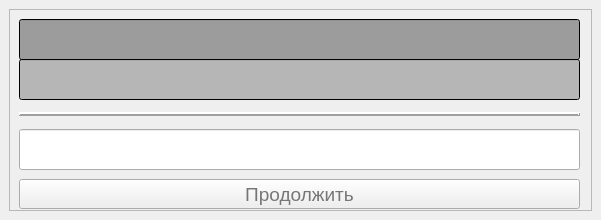
<?xml version="1.0" encoding="UTF-8"?>
<ui version="4.0">
 <class>MainWindow</class>
 <widget class="QMainWindow" name="MainWindow">
  <property name="geometry">
   <rect>
    <x>0</x>
    <y>0</y>
    <width>601</width>
    <height>220</height>
   </rect>
  </property>
  <property name="windowTitle">
   <string>MainWindow</string>
  </property>
  <widget class="QWidget" name="centralwidget">
   <layout class="QVBoxLayout" name="verticalLayout">
    <item>
     <widget class="QFrame" name="frame">
      <property name="frameShape">
       <enum>QFrame::StyledPanel</enum>
      </property>
      <property name="frameShadow">
       <enum>QFrame::Raised</enum>
      </property>
      <widget class="QLineEdit" name="author1_line">
       <property name="enabled">
        <bool>true</bool>
       </property>
       <property name="geometry">
        <rect>
         <x>10</x>
         <y>10</y>
         <width>561</width>
         <height>41</height>
        </rect>
       </property>
       <property name="palette">
        <palette>
         <active>
          <colorrole role="Button">
           <brush brushstyle="SolidPattern">
            <color alpha="255">
             <red>0</red>
             <green>0</green>
             <blue>0</blue>
            </color>
           </brush>
          </colorrole>
          <colorrole role="Light">
           <brush brushstyle="SolidPattern">
            <color alpha="255">
             <red>0</red>
             <green>0</green>
             <blue>0</blue>
            </color>
           </brush>
          </colorrole>
          <colorrole role="Midlight">
           <brush brushstyle="SolidPattern">
            <color alpha="255">
             <red>0</red>
             <green>0</green>
             <blue>0</blue>
            </color>
           </brush>
          </colorrole>
          <colorrole role="Text">
           <brush brushstyle="SolidPattern">
            <color alpha="255">
             <red>255</red>
             <green>255</green>
             <blue>255</blue>
            </color>
           </brush>
          </colorrole>
          <colorrole role="BrightText">
           <brush brushstyle="SolidPattern">
            <color alpha="255">
             <red>0</red>
             <green>0</green>
             <blue>0</blue>
            </color>
           </brush>
          </colorrole>
          <colorrole role="Base">
           <brush brushstyle="SolidPattern">
            <color alpha="255">
             <red>156</red>
             <green>156</green>
             <blue>156</blue>
            </color>
           </brush>
          </colorrole>
          <colorrole role="Window">
           <brush brushstyle="SolidPattern">
            <color alpha="255">
             <red>0</red>
             <green>0</green>
             <blue>0</blue>
            </color>
           </brush>
          </colorrole>
          <colorrole role="Shadow">
           <brush brushstyle="SolidPattern">
            <color alpha="255">
             <red>80</red>
             <green>80</green>
             <blue>80</blue>
            </color>
           </brush>
          </colorrole>
          <colorrole role="HighlightedText">
           <brush brushstyle="SolidPattern">
            <color alpha="255">
             <red>89</red>
             <green>0</green>
             <blue>26</blue>
            </color>
           </brush>
          </colorrole>
          <colorrole role="AlternateBase">
           <brush brushstyle="SolidPattern">
            <color alpha="255">
             <red>0</red>
             <green>0</green>
             <blue>0</blue>
            </color>
           </brush>
          </colorrole>
          <colorrole role="NoRole">
           <brush brushstyle="SolidPattern">
            <color alpha="255">
             <red>0</red>
             <green>0</green>
             <blue>0</blue>
            </color>
           </brush>
          </colorrole>
          <colorrole role="ToolTipBase">
           <brush brushstyle="SolidPattern">
            <color alpha="255">
             <red>0</red>
             <green>0</green>
             <blue>0</blue>
            </color>
           </brush>
          </colorrole>
          <colorrole role="ToolTipText">
           <brush brushstyle="SolidPattern">
            <color alpha="255">
             <red>0</red>
             <green>0</green>
             <blue>0</blue>
            </color>
           </brush>
          </colorrole>
         </active>
         <inactive>
          <colorrole role="Button">
           <brush brushstyle="SolidPattern">
            <color alpha="255">
             <red>0</red>
             <green>0</green>
             <blue>0</blue>
            </color>
           </brush>
          </colorrole>
          <colorrole role="Light">
           <brush brushstyle="SolidPattern">
            <color alpha="255">
             <red>0</red>
             <green>0</green>
             <blue>0</blue>
            </color>
           </brush>
          </colorrole>
          <colorrole role="Midlight">
           <brush brushstyle="SolidPattern">
            <color alpha="255">
             <red>0</red>
             <green>0</green>
             <blue>0</blue>
            </color>
           </brush>
          </colorrole>
          <colorrole role="Text">
           <brush brushstyle="SolidPattern">
            <color alpha="255">
             <red>255</red>
             <green>255</green>
             <blue>255</blue>
            </color>
           </brush>
          </colorrole>
          <colorrole role="BrightText">
           <brush brushstyle="SolidPattern">
            <color alpha="255">
             <red>0</red>
             <green>0</green>
             <blue>0</blue>
            </color>
           </brush>
          </colorrole>
          <colorrole role="Base">
           <brush brushstyle="SolidPattern">
            <color alpha="255">
             <red>156</red>
             <green>156</green>
             <blue>156</blue>
            </color>
           </brush>
          </colorrole>
          <colorrole role="Window">
           <brush brushstyle="SolidPattern">
            <color alpha="255">
             <red>0</red>
             <green>0</green>
             <blue>0</blue>
            </color>
           </brush>
          </colorrole>
          <colorrole role="Shadow">
           <brush brushstyle="SolidPattern">
            <color alpha="255">
             <red>80</red>
             <green>80</green>
             <blue>80</blue>
            </color>
           </brush>
          </colorrole>
          <colorrole role="HighlightedText">
           <brush brushstyle="SolidPattern">
            <color alpha="255">
             <red>89</red>
             <green>0</green>
             <blue>26</blue>
            </color>
           </brush>
          </colorrole>
          <colorrole role="AlternateBase">
           <brush brushstyle="SolidPattern">
            <color alpha="255">
             <red>0</red>
             <green>0</green>
             <blue>0</blue>
            </color>
           </brush>
          </colorrole>
          <colorrole role="NoRole">
           <brush brushstyle="SolidPattern">
            <color alpha="255">
             <red>0</red>
             <green>0</green>
             <blue>0</blue>
            </color>
           </brush>
          </colorrole>
          <colorrole role="ToolTipBase">
           <brush brushstyle="SolidPattern">
            <color alpha="255">
             <red>0</red>
             <green>0</green>
             <blue>0</blue>
            </color>
           </brush>
          </colorrole>
          <colorrole role="ToolTipText">
           <brush brushstyle="SolidPattern">
            <color alpha="255">
             <red>0</red>
             <green>0</green>
             <blue>0</blue>
            </color>
           </brush>
          </colorrole>
         </inactive>
         <disabled>
          <colorrole role="Button">
           <brush brushstyle="SolidPattern">
            <color alpha="255">
             <red>0</red>
             <green>0</green>
             <blue>0</blue>
            </color>
           </brush>
          </colorrole>
          <colorrole role="Light">
           <brush brushstyle="SolidPattern">
            <color alpha="255">
             <red>0</red>
             <green>0</green>
             <blue>0</blue>
            </color>
           </brush>
          </colorrole>
          <colorrole role="Midlight">
           <brush brushstyle="SolidPattern">
            <color alpha="255">
             <red>0</red>
             <green>0</green>
             <blue>0</blue>
            </color>
           </brush>
          </colorrole>
          <colorrole role="Text">
           <brush brushstyle="SolidPattern">
            <color alpha="255">
             <red>120</red>
             <green>120</green>
             <blue>120</blue>
            </color>
           </brush>
          </colorrole>
          <colorrole role="BrightText">
           <brush brushstyle="SolidPattern">
            <color alpha="255">
             <red>0</red>
             <green>0</green>
             <blue>0</blue>
            </color>
           </brush>
          </colorrole>
          <colorrole role="Base">
           <brush brushstyle="SolidPattern">
            <color alpha="255">
             <red>0</red>
             <green>0</green>
             <blue>0</blue>
            </color>
           </brush>
          </colorrole>
          <colorrole role="Window">
           <brush brushstyle="SolidPattern">
            <color alpha="255">
             <red>0</red>
             <green>0</green>
             <blue>0</blue>
            </color>
           </brush>
          </colorrole>
          <colorrole role="Shadow">
           <brush brushstyle="SolidPattern">
            <color alpha="255">
             <red>80</red>
             <green>80</green>
             <blue>80</blue>
            </color>
           </brush>
          </colorrole>
          <colorrole role="HighlightedText">
           <brush brushstyle="SolidPattern">
            <color alpha="255">
             <red>89</red>
             <green>0</green>
             <blue>26</blue>
            </color>
           </brush>
          </colorrole>
          <colorrole role="AlternateBase">
           <brush brushstyle="SolidPattern">
            <color alpha="255">
             <red>0</red>
             <green>0</green>
             <blue>0</blue>
            </color>
           </brush>
          </colorrole>
          <colorrole role="NoRole">
           <brush brushstyle="SolidPattern">
            <color alpha="255">
             <red>0</red>
             <green>0</green>
             <blue>0</blue>
            </color>
           </brush>
          </colorrole>
          <colorrole role="ToolTipBase">
           <brush brushstyle="SolidPattern">
            <color alpha="255">
             <red>0</red>
             <green>0</green>
             <blue>0</blue>
            </color>
           </brush>
          </colorrole>
          <colorrole role="ToolTipText">
           <brush brushstyle="SolidPattern">
            <color alpha="255">
             <red>0</red>
             <green>0</green>
             <blue>0</blue>
            </color>
           </brush>
          </colorrole>
         </disabled>
        </palette>
       </property>
       <property name="font">
        <font>
         <family>MS Sans Serif</family>
         <pointsize>18</pointsize>
         <weight>50</weight>
         <bold>false</bold>
        </font>
       </property>
       <property name="whatsThis">
        <string/>
       </property>
       <property name="inputMethodHints">
        <set>Qt::ImhNone</set>
       </property>
       <property name="text">
        <string/>
       </property>
       <property name="frame">
        <bool>true</bool>
       </property>
       <property name="dragEnabled">
        <bool>false</bool>
       </property>
       <property name="readOnly">
        <bool>true</bool>
       </property>
       <property name="clearButtonEnabled">
        <bool>false</bool>
       </property>
      </widget>
      <widget class="QLineEdit" name="author2_line">
       <property name="enabled">
        <bool>true</bool>
       </property>
       <property name="geometry">
        <rect>
         <x>10</x>
         <y>50</y>
         <width>561</width>
         <height>41</height>
        </rect>
       </property>
       <property name="palette">
        <palette>
         <active>
          <colorrole role="Button">
           <brush brushstyle="SolidPattern">
            <color alpha="255">
             <red>0</red>
             <green>0</green>
             <blue>0</blue>
            </color>
           </brush>
          </colorrole>
          <colorrole role="Light">
           <brush brushstyle="SolidPattern">
            <color alpha="255">
             <red>0</red>
             <green>0</green>
             <blue>0</blue>
            </color>
           </brush>
          </colorrole>
          <colorrole role="Midlight">
           <brush brushstyle="SolidPattern">
            <color alpha="255">
             <red>0</red>
             <green>0</green>
             <blue>0</blue>
            </color>
           </brush>
          </colorrole>
          <colorrole role="Text">
           <brush brushstyle="SolidPattern">
            <color alpha="255">
             <red>255</red>
             <green>255</green>
             <blue>255</blue>
            </color>
           </brush>
          </colorrole>
          <colorrole role="BrightText">
           <brush brushstyle="SolidPattern">
            <color alpha="255">
             <red>0</red>
             <green>0</green>
             <blue>0</blue>
            </color>
           </brush>
          </colorrole>
          <colorrole role="Base">
           <brush brushstyle="SolidPattern">
            <color alpha="255">
             <red>182</red>
             <green>182</green>
             <blue>182</blue>
            </color>
           </brush>
          </colorrole>
          <colorrole role="Window">
           <brush brushstyle="SolidPattern">
            <color alpha="255">
             <red>0</red>
             <green>0</green>
             <blue>0</blue>
            </color>
           </brush>
          </colorrole>
          <colorrole role="Shadow">
           <brush brushstyle="SolidPattern">
            <color alpha="255">
             <red>80</red>
             <green>80</green>
             <blue>80</blue>
            </color>
           </brush>
          </colorrole>
          <colorrole role="HighlightedText">
           <brush brushstyle="SolidPattern">
            <color alpha="255">
             <red>89</red>
             <green>0</green>
             <blue>26</blue>
            </color>
           </brush>
          </colorrole>
          <colorrole role="AlternateBase">
           <brush brushstyle="SolidPattern">
            <color alpha="255">
             <red>0</red>
             <green>0</green>
             <blue>0</blue>
            </color>
           </brush>
          </colorrole>
          <colorrole role="NoRole">
           <brush brushstyle="SolidPattern">
            <color alpha="255">
             <red>0</red>
             <green>0</green>
             <blue>0</blue>
            </color>
           </brush>
          </colorrole>
          <colorrole role="ToolTipBase">
           <brush brushstyle="SolidPattern">
            <color alpha="255">
             <red>0</red>
             <green>0</green>
             <blue>0</blue>
            </color>
           </brush>
          </colorrole>
          <colorrole role="ToolTipText">
           <brush brushstyle="SolidPattern">
            <color alpha="255">
             <red>0</red>
             <green>0</green>
             <blue>0</blue>
            </color>
           </brush>
          </colorrole>
         </active>
         <inactive>
          <colorrole role="Button">
           <brush brushstyle="SolidPattern">
            <color alpha="255">
             <red>0</red>
             <green>0</green>
             <blue>0</blue>
            </color>
           </brush>
          </colorrole>
          <colorrole role="Light">
           <brush brushstyle="SolidPattern">
            <color alpha="255">
             <red>0</red>
             <green>0</green>
             <blue>0</blue>
            </color>
           </brush>
          </colorrole>
          <colorrole role="Midlight">
           <brush brushstyle="SolidPattern">
            <color alpha="255">
             <red>0</red>
             <green>0</green>
             <blue>0</blue>
            </color>
           </brush>
          </colorrole>
          <colorrole role="Text">
           <brush brushstyle="SolidPattern">
            <color alpha="255">
             <red>255</red>
             <green>255</green>
             <blue>255</blue>
            </color>
           </brush>
          </colorrole>
          <colorrole role="BrightText">
           <brush brushstyle="SolidPattern">
            <color alpha="255">
             <red>0</red>
             <green>0</green>
             <blue>0</blue>
            </color>
           </brush>
          </colorrole>
          <colorrole role="Base">
           <brush brushstyle="SolidPattern">
            <color alpha="255">
             <red>182</red>
             <green>182</green>
             <blue>182</blue>
            </color>
           </brush>
          </colorrole>
          <colorrole role="Window">
           <brush brushstyle="SolidPattern">
            <color alpha="255">
             <red>0</red>
             <green>0</green>
             <blue>0</blue>
            </color>
           </brush>
          </colorrole>
          <colorrole role="Shadow">
           <brush brushstyle="SolidPattern">
            <color alpha="255">
             <red>80</red>
             <green>80</green>
             <blue>80</blue>
            </color>
           </brush>
          </colorrole>
          <colorrole role="HighlightedText">
           <brush brushstyle="SolidPattern">
            <color alpha="255">
             <red>89</red>
             <green>0</green>
             <blue>26</blue>
            </color>
           </brush>
          </colorrole>
          <colorrole role="AlternateBase">
           <brush brushstyle="SolidPattern">
            <color alpha="255">
             <red>0</red>
             <green>0</green>
             <blue>0</blue>
            </color>
           </brush>
          </colorrole>
          <colorrole role="NoRole">
           <brush brushstyle="SolidPattern">
            <color alpha="255">
             <red>0</red>
             <green>0</green>
             <blue>0</blue>
            </color>
           </brush>
          </colorrole>
          <colorrole role="ToolTipBase">
           <brush brushstyle="SolidPattern">
            <color alpha="255">
             <red>0</red>
             <green>0</green>
             <blue>0</blue>
            </color>
           </brush>
          </colorrole>
          <colorrole role="ToolTipText">
           <brush brushstyle="SolidPattern">
            <color alpha="255">
             <red>0</red>
             <green>0</green>
             <blue>0</blue>
            </color>
           </brush>
          </colorrole>
         </inactive>
         <disabled>
          <colorrole role="Button">
           <brush brushstyle="SolidPattern">
            <color alpha="255">
             <red>0</red>
             <green>0</green>
             <blue>0</blue>
            </color>
           </brush>
          </colorrole>
          <colorrole role="Light">
           <brush brushstyle="SolidPattern">
            <color alpha="255">
             <red>0</red>
             <green>0</green>
             <blue>0</blue>
            </color>
           </brush>
          </colorrole>
          <colorrole role="Midlight">
           <brush brushstyle="SolidPattern">
            <color alpha="255">
             <red>0</red>
             <green>0</green>
             <blue>0</blue>
            </color>
           </brush>
          </colorrole>
          <colorrole role="Text">
           <brush brushstyle="SolidPattern">
            <color alpha="255">
             <red>120</red>
             <green>120</green>
             <blue>120</blue>
            </color>
           </brush>
          </colorrole>
          <colorrole role="BrightText">
           <brush brushstyle="SolidPattern">
            <color alpha="255">
             <red>0</red>
             <green>0</green>
             <blue>0</blue>
            </color>
           </brush>
          </colorrole>
          <colorrole role="Base">
           <brush brushstyle="SolidPattern">
            <color alpha="255">
             <red>0</red>
             <green>0</green>
             <blue>0</blue>
            </color>
           </brush>
          </colorrole>
          <colorrole role="Window">
           <brush brushstyle="SolidPattern">
            <color alpha="255">
             <red>0</red>
             <green>0</green>
             <blue>0</blue>
            </color>
           </brush>
          </colorrole>
          <colorrole role="Shadow">
           <brush brushstyle="SolidPattern">
            <color alpha="255">
             <red>80</red>
             <green>80</green>
             <blue>80</blue>
            </color>
           </brush>
          </colorrole>
          <colorrole role="HighlightedText">
           <brush brushstyle="SolidPattern">
            <color alpha="255">
             <red>89</red>
             <green>0</green>
             <blue>26</blue>
            </color>
           </brush>
          </colorrole>
          <colorrole role="AlternateBase">
           <brush brushstyle="SolidPattern">
            <color alpha="255">
             <red>0</red>
             <green>0</green>
             <blue>0</blue>
            </color>
           </brush>
          </colorrole>
          <colorrole role="NoRole">
           <brush brushstyle="SolidPattern">
            <color alpha="255">
             <red>0</red>
             <green>0</green>
             <blue>0</blue>
            </color>
           </brush>
          </colorrole>
          <colorrole role="ToolTipBase">
           <brush brushstyle="SolidPattern">
            <color alpha="255">
             <red>0</red>
             <green>0</green>
             <blue>0</blue>
            </color>
           </brush>
          </colorrole>
          <colorrole role="ToolTipText">
           <brush brushstyle="SolidPattern">
            <color alpha="255">
             <red>0</red>
             <green>0</green>
             <blue>0</blue>
            </color>
           </brush>
          </colorrole>
         </disabled>
        </palette>
       </property>
       <property name="font">
        <font>
         <family>MS Sans Serif</family>
         <pointsize>18</pointsize>
         <weight>50</weight>
         <bold>false</bold>
        </font>
       </property>
       <property name="whatsThis">
        <string/>
       </property>
       <property name="autoFillBackground">
        <bool>false</bool>
       </property>
       <property name="inputMethodHints">
        <set>Qt::ImhNone</set>
       </property>
       <property name="text">
        <string/>
       </property>
       <property name="frame">
        <bool>true</bool>
       </property>
       <property name="dragEnabled">
        <bool>false</bool>
       </property>
       <property name="readOnly">
        <bool>true</bool>
       </property>
       <property name="clearButtonEnabled">
        <bool>false</bool>
       </property>
      </widget>
      <widget class="QLineEdit" name="player_line">
       <property name="enabled">
        <bool>true</bool>
       </property>
       <property name="geometry">
        <rect>
         <x>10</x>
         <y>120</y>
         <width>561</width>
         <height>41</height>
        </rect>
       </property>
       <property name="font">
        <font>
         <family>MS Sans Serif</family>
         <pointsize>15</pointsize>
         <weight>50</weight>
         <bold>false</bold>
        </font>
       </property>
       <property name="whatsThis">
        <string/>
       </property>
       <property name="autoFillBackground">
        <bool>false</bool>
       </property>
       <property name="inputMethodHints">
        <set>Qt::ImhNone</set>
       </property>
       <property name="text">
        <string/>
       </property>
       <property name="frame">
        <bool>true</bool>
       </property>
       <property name="dragEnabled">
        <bool>false</bool>
       </property>
       <property name="readOnly">
        <bool>false</bool>
       </property>
       <property name="placeholderText">
        <string/>
       </property>
       <property name="clearButtonEnabled">
        <bool>false</bool>
       </property>
      </widget>
      <widget class="QPushButton" name="continue_btn">
       <property name="enabled">
        <bool>true</bool>
       </property>
       <property name="geometry">
        <rect>
         <x>10</x>
         <y>170</y>
         <width>561</width>
         <height>30</height>
        </rect>
       </property>
       <property name="palette">
        <palette>
         <active>
          <colorrole role="WindowText">
           <brush brushstyle="SolidPattern">
            <color alpha="255">
             <red>0</red>
             <green>0</green>
             <blue>0</blue>
            </color>
           </brush>
          </colorrole>
          <colorrole role="Text">
           <brush brushstyle="SolidPattern">
            <color alpha="255">
             <red>0</red>
             <green>0</green>
             <blue>0</blue>
            </color>
           </brush>
          </colorrole>
          <colorrole role="ButtonText">
           <brush brushstyle="SolidPattern">
            <color alpha="255">
             <red>118</red>
             <green>118</green>
             <blue>118</blue>
            </color>
           </brush>
          </colorrole>
         </active>
         <inactive>
          <colorrole role="WindowText">
           <brush brushstyle="SolidPattern">
            <color alpha="255">
             <red>0</red>
             <green>0</green>
             <blue>0</blue>
            </color>
           </brush>
          </colorrole>
          <colorrole role="Text">
           <brush brushstyle="SolidPattern">
            <color alpha="255">
             <red>0</red>
             <green>0</green>
             <blue>0</blue>
            </color>
           </brush>
          </colorrole>
          <colorrole role="ButtonText">
           <brush brushstyle="SolidPattern">
            <color alpha="255">
             <red>118</red>
             <green>118</green>
             <blue>118</blue>
            </color>
           </brush>
          </colorrole>
         </inactive>
         <disabled>
          <colorrole role="WindowText">
           <brush brushstyle="SolidPattern">
            <color alpha="255">
             <red>120</red>
             <green>120</green>
             <blue>120</blue>
            </color>
           </brush>
          </colorrole>
          <colorrole role="Text">
           <brush brushstyle="SolidPattern">
            <color alpha="255">
             <red>120</red>
             <green>120</green>
             <blue>120</blue>
            </color>
           </brush>
          </colorrole>
          <colorrole role="ButtonText">
           <brush brushstyle="SolidPattern">
            <color alpha="255">
             <red>120</red>
             <green>120</green>
             <blue>120</blue>
            </color>
           </brush>
          </colorrole>
         </disabled>
        </palette>
       </property>
       <property name="font">
        <font>
         <family>Arial</family>
         <pointsize>14</pointsize>
         <weight>50</weight>
         <italic>false</italic>
         <bold>false</bold>
         <strikeout>false</strikeout>
         <kerning>true</kerning>
        </font>
       </property>
       <property name="tabletTracking">
        <bool>false</bool>
       </property>
       <property name="text">
        <string>Продолжить</string>
       </property>
       <property name="shortcut">
        <string>F</string>
       </property>
       <property name="checkable">
        <bool>false</bool>
       </property>
       <property name="checked">
        <bool>false</bool>
       </property>
       <property name="autoRepeat">
        <bool>false</bool>
       </property>
       <property name="autoDefault">
        <bool>false</bool>
       </property>
       <property name="default">
        <bool>false</bool>
       </property>
       <property name="flat">
        <bool>false</bool>
       </property>
      </widget>
      <widget class="Line" name="decorLine">
       <property name="windowModality">
        <enum>Qt::NonModal</enum>
       </property>
       <property name="enabled">
        <bool>true</bool>
       </property>
       <property name="geometry">
        <rect>
         <x>10</x>
         <y>97</y>
         <width>561</width>
         <height>16</height>
        </rect>
       </property>
       <property name="palette">
        <palette>
         <active>
          <colorrole role="WindowText">
           <brush brushstyle="SolidPattern">
            <color alpha="255">
             <red>161</red>
             <green>161</green>
             <blue>161</blue>
            </color>
           </brush>
          </colorrole>
         </active>
         <inactive>
          <colorrole role="WindowText">
           <brush brushstyle="SolidPattern">
            <color alpha="255">
             <red>161</red>
             <green>161</green>
             <blue>161</blue>
            </color>
           </brush>
          </colorrole>
         </inactive>
         <disabled>
          <colorrole role="WindowText">
           <brush brushstyle="SolidPattern">
            <color alpha="255">
             <red>120</red>
             <green>120</green>
             <blue>120</blue>
            </color>
           </brush>
          </colorrole>
         </disabled>
        </palette>
       </property>
       <property name="focusPolicy">
        <enum>Qt::NoFocus</enum>
       </property>
       <property name="acceptDrops">
        <bool>false</bool>
       </property>
       <property name="frameShadow">
        <enum>QFrame::Raised</enum>
       </property>
       <property name="lineWidth">
        <number>2</number>
       </property>
       <property name="midLineWidth">
        <number>0</number>
       </property>
       <property name="orientation">
        <enum>Qt::Horizontal</enum>
       </property>
      </widget>
     </widget>
    </item>
   </layout>
  </widget>
 </widget>
 <resources/>
 <connections/>
</ui>
